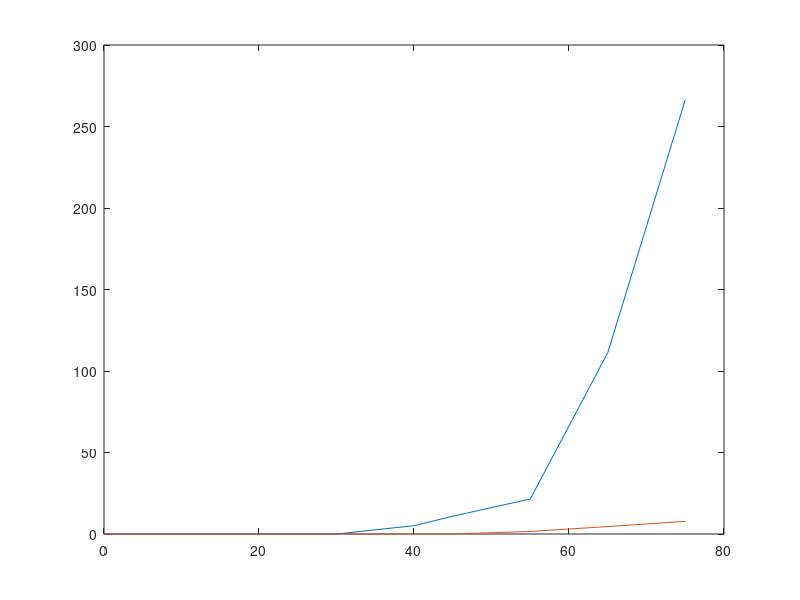

Here is the MATLAB script that generated this plot:

n=[0,20,30,40,45,55,65,75];

Rec=[0,0,0,5.1,10.91,21.45,111.20,266.40];
nonRec=[0,0,0,0,0,1.56,4.561,7.759];

plot(n,Rec,n,nonRec);